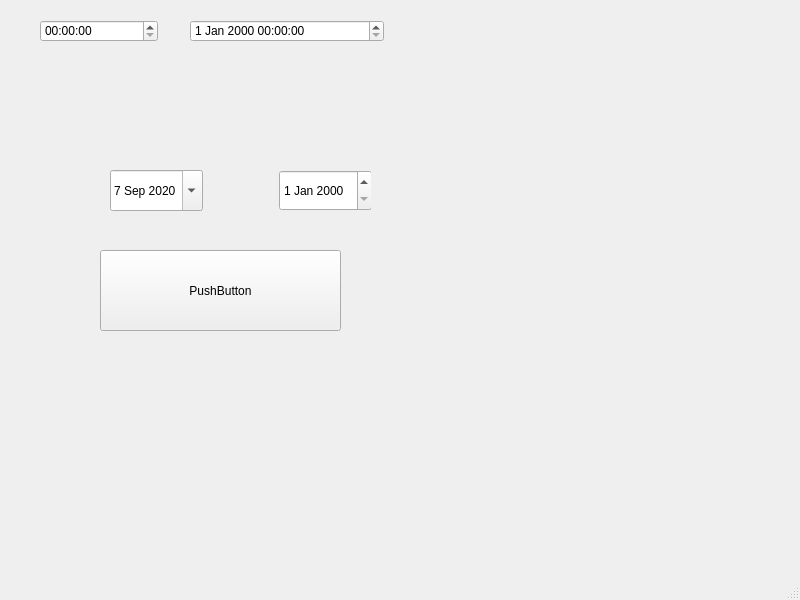
<?xml version="1.0" encoding="UTF-8"?>
<ui version="4.0">
 <class>MainWindow</class>
 <widget class="QMainWindow" name="MainWindow">
  <property name="geometry">
   <rect>
    <x>0</x>
    <y>0</y>
    <width>800</width>
    <height>600</height>
   </rect>
  </property>
  <property name="windowTitle">
   <string>MainWindow</string>
  </property>
  <widget class="QWidget" name="centralwidget">
   <widget class="QTimeEdit" name="timeEdit">
    <property name="geometry">
     <rect>
      <x>40</x>
      <y>20</y>
      <width>118</width>
      <height>22</height>
     </rect>
    </property>
   </widget>
   <widget class="QDateTimeEdit" name="dateTimeEdit">
    <property name="geometry">
     <rect>
      <x>190</x>
      <y>20</y>
      <width>194</width>
      <height>22</height>
     </rect>
    </property>
   </widget>
   <widget class="QPushButton" name="btn_calculate">
    <property name="geometry">
     <rect>
      <x>100</x>
      <y>250</y>
      <width>241</width>
      <height>81</height>
     </rect>
    </property>
    <property name="text">
     <string>PushButton</string>
    </property>
   </widget>
   <widget class="QWidget" name="">
    <property name="geometry">
     <rect>
      <x>110</x>
      <y>170</y>
      <width>261</width>
      <height>41</height>
     </rect>
    </property>
    <layout class="QHBoxLayout" name="horizontalLayout">
     <item>
      <widget class="QDateEdit" name="date_start">
       <property name="sizePolicy">
        <sizepolicy hsizetype="Minimum" vsizetype="Preferred">
         <horstretch>0</horstretch>
         <verstretch>0</verstretch>
        </sizepolicy>
       </property>
       <property name="calendarPopup">
        <bool>true</bool>
       </property>
       <property name="date">
        <date>
         <year>2020</year>
         <month>9</month>
         <day>7</day>
        </date>
       </property>
      </widget>
     </item>
     <item>
      <spacer name="horizontalSpacer">
       <property name="orientation">
        <enum>Qt::Horizontal</enum>
       </property>
       <property name="sizeType">
        <enum>QSizePolicy::Fixed</enum>
       </property>
       <property name="sizeHint" stdset="0">
        <size>
         <width>70</width>
         <height>20</height>
        </size>
       </property>
      </spacer>
     </item>
     <item>
      <widget class="QDateEdit" name="date_end">
       <property name="sizePolicy">
        <sizepolicy hsizetype="Minimum" vsizetype="Preferred">
         <horstretch>0</horstretch>
         <verstretch>0</verstretch>
        </sizepolicy>
       </property>
      </widget>
     </item>
    </layout>
   </widget>
  </widget>
  <widget class="QMenuBar" name="menubar">
   <property name="geometry">
    <rect>
     <x>0</x>
     <y>0</y>
     <width>800</width>
     <height>21</height>
    </rect>
   </property>
  </widget>
  <widget class="QStatusBar" name="statusbar"/>
 </widget>
 <resources/>
 <connections/>
</ui>
